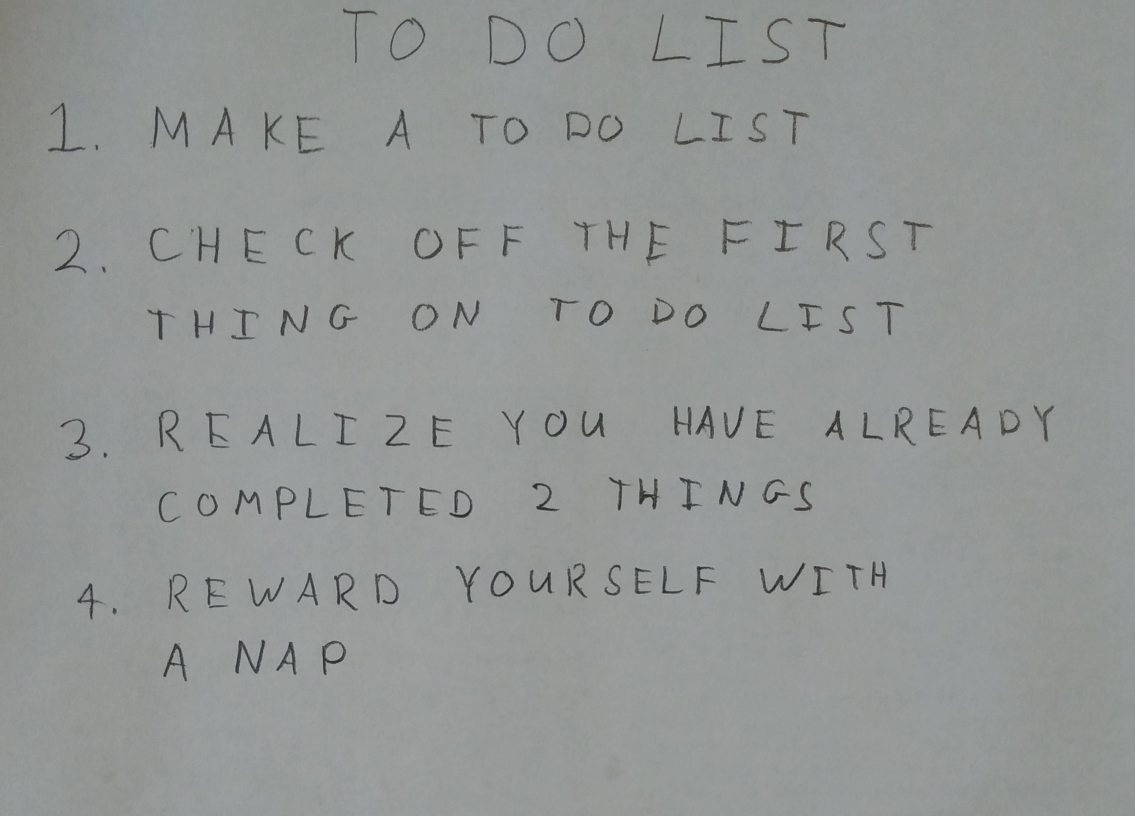
#> input picture NeuralNetworkRecognition/images/01_list.jpg, 2270 x 1631 px, found by its file name (shown at 1/2 size); its folder holds only this picture in this run
$ python run_q4.py
#> lines starting #> are read from the running program, lines starting #| are printed output that depends on the picture; after the words box and inside, x2 and y2 are one past the last pixel; in counts of white or black regions, pixels touching at a corner belong together
### NeuralNetworkRecognition/python/q4.py
import numpy as np

import skimage
import skimage.measure
import skimage.color
import skimage.restoration
import skimage.filters
import skimage.morphology
import skimage.segmentation

# takes a color image
# returns a list of bounding boxes and black_and_white image
def findLetters(image):
    bboxes = []
    bw = None

    # padding parameter
    padding = 10
    # De-noise first
    #image = skimage.restoration.denoise_bilateral(image, channel_axis=-1)
    # convert to grayscale
    gray = skimage.color.rgb2gray(image)
    # apply threshold
    thresh = skimage.filters.threshold_otsu(gray)
#> thresh = 0.45
    bw = skimage.morphology.closing(gray < thresh,skimage.morphology.square(6))
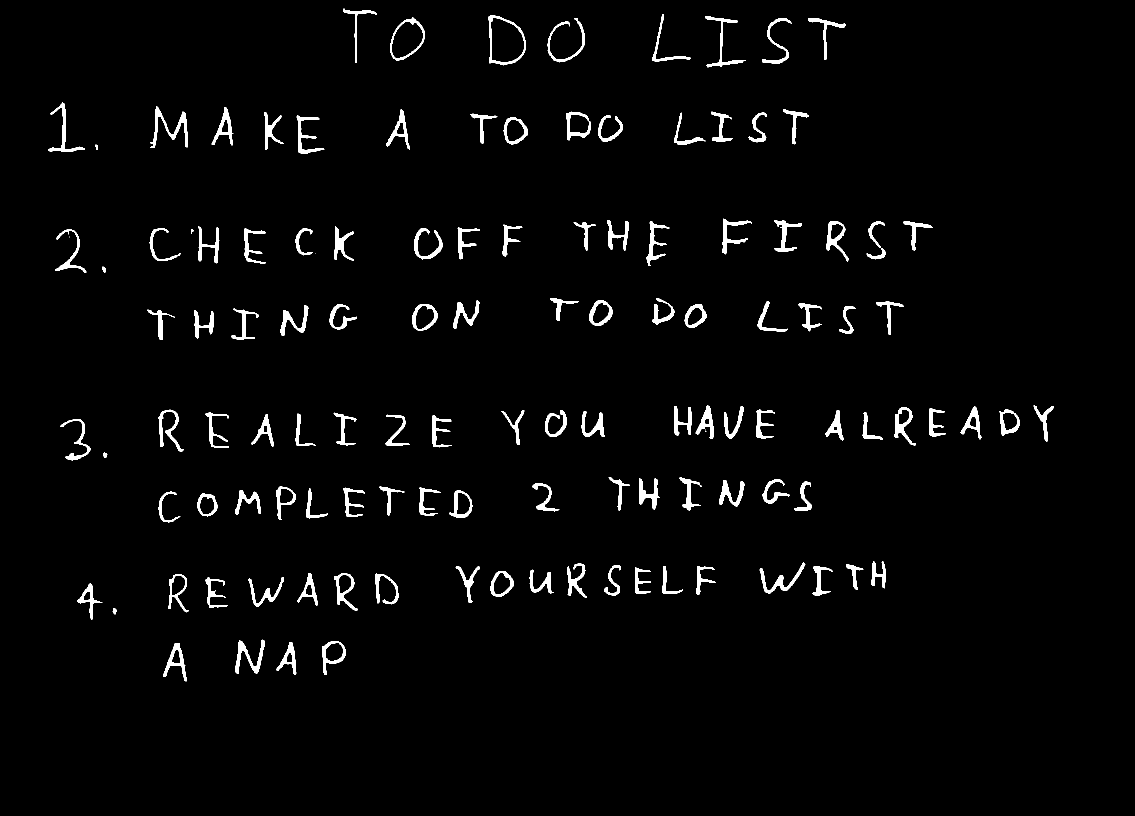
#> bw: shape (1631, 2270) bool (shown at 1/2 size); 2.5% white; 124 white regions (4 under 20 px), largest, box (x1, y1, x2, y2) and area: (301, 213, 376, 296) 1463, (471, 1279, 530, 1348) 1256, (977, 30, 1052, 131) 1184

    # dilation
    selem = skimage.morphology.square(5)
    bw = skimage.morphology.dilation(bw, selem)
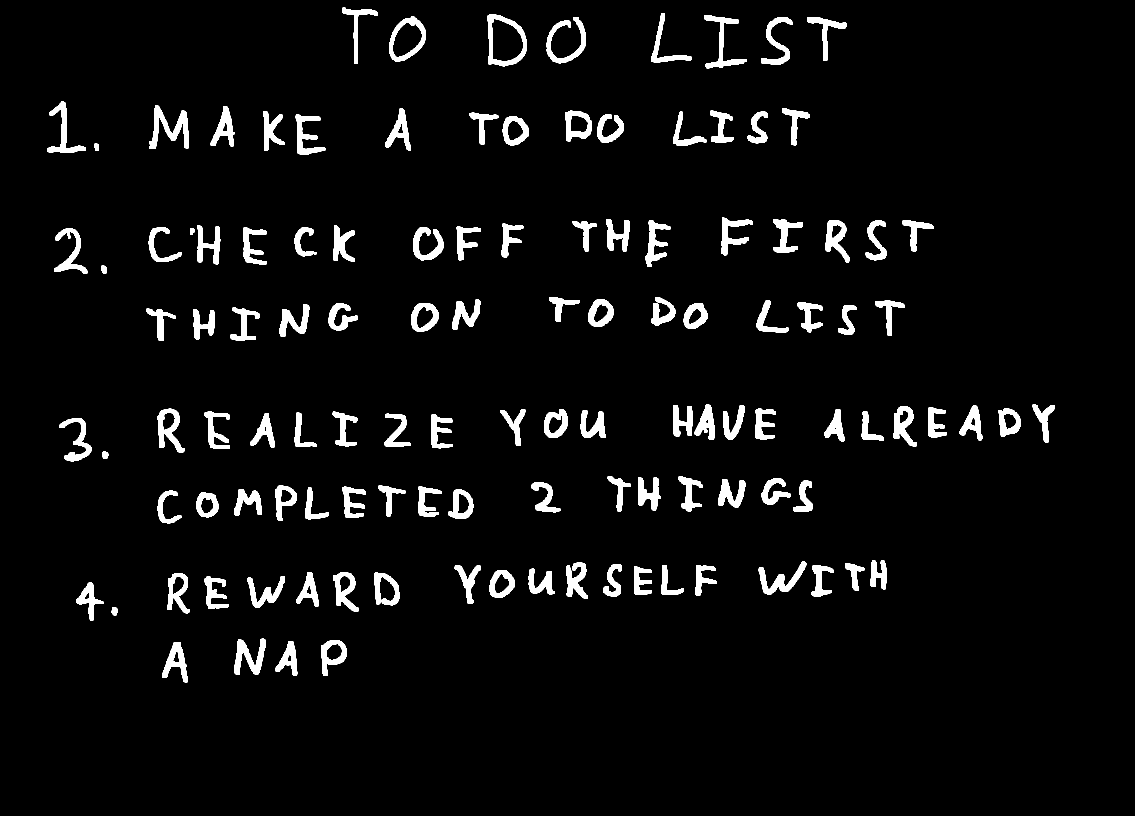
#> bw: shape (1631, 2270) bool (shown at 1/2 size); 4.7% white; 121 white regions, largest, box (x1, y1, x2, y2) and area: (299, 211, 378, 298) 2695, (975, 28, 1054, 133) 2520, (1093, 34, 1172, 127) 2228
#    bw = skimage.morphology.dilation(bw)
    # remove artifacts connected to image border
    cleared = skimage.segmentation.clear_border(bw)
    # label image regions
    label = skimage.measure.label(cleared)
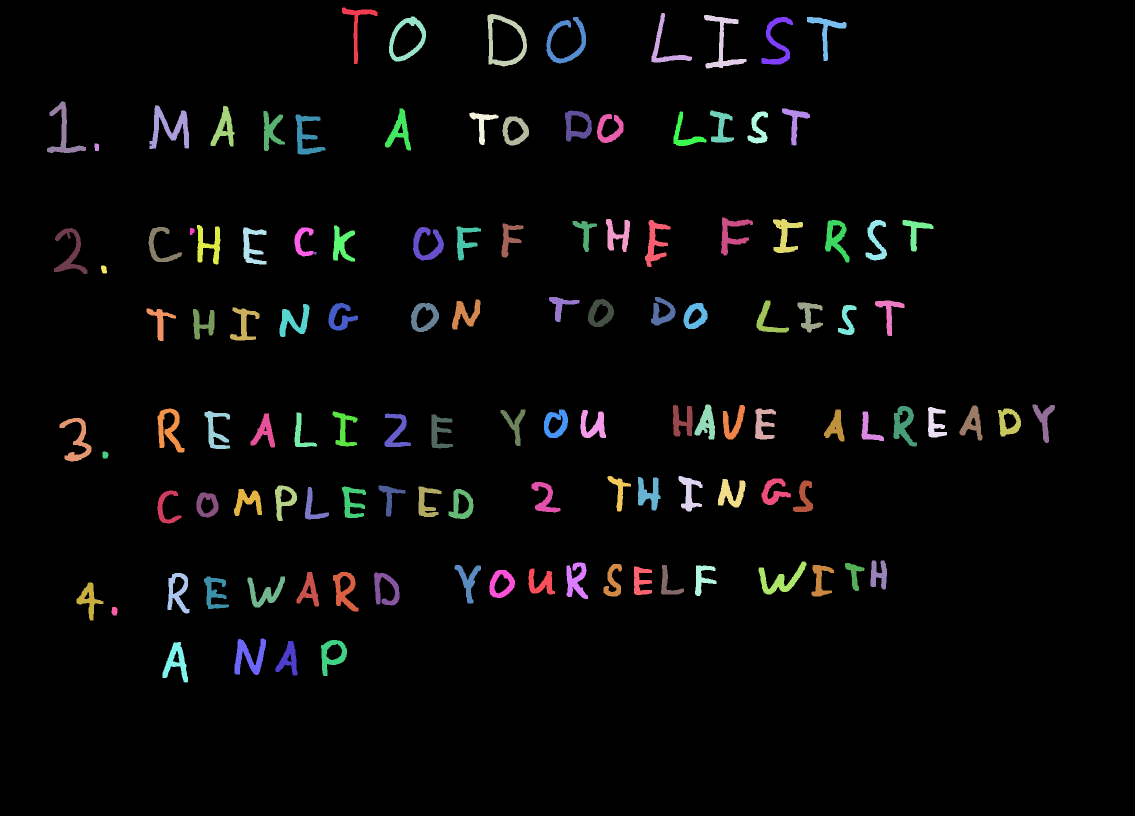
#> label: shape (1631, 2270) int32 (shown at 1/2 size); 122 distinct labels, from 0 to 121; one colour per label, 0 black
    bw = np.invert(bw).astype(int)
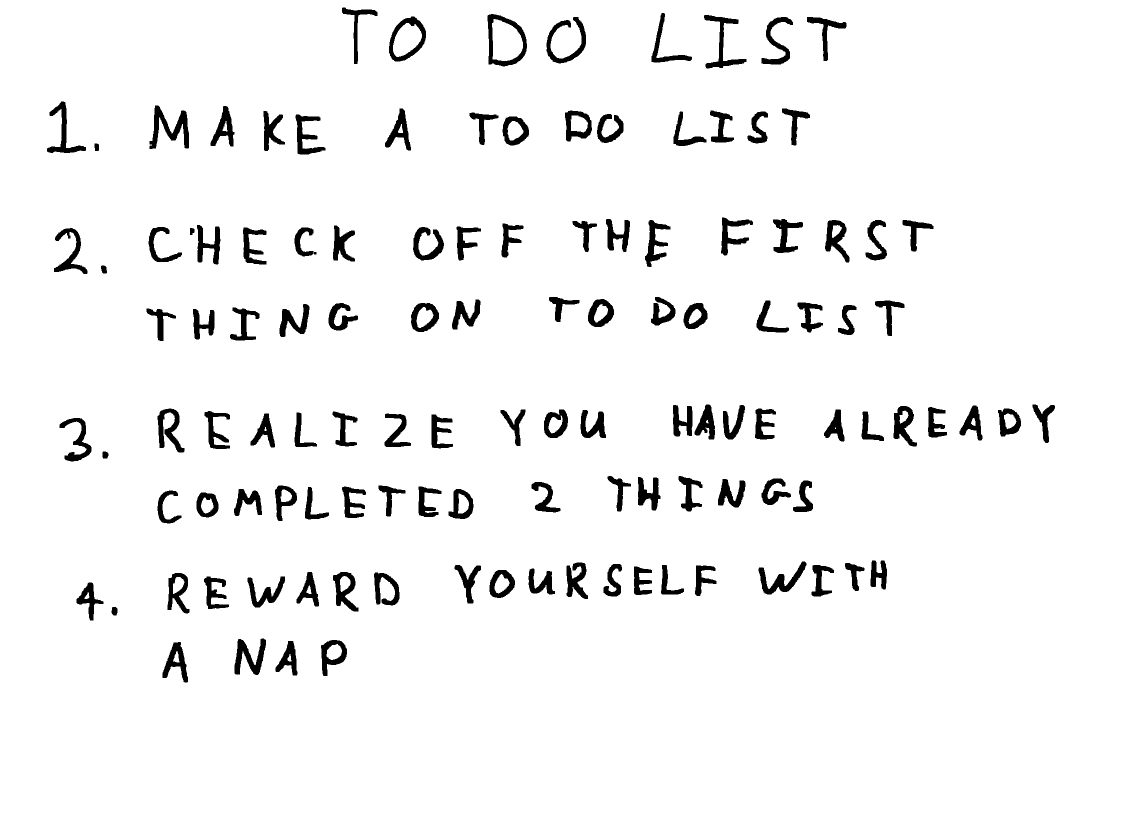
#> bw: shape (1631, 2270) int64 (shown at 1/2 size); values 0 (black) and 1 (white), 95.3% white; 121 black regions, largest, box (x1, y1, x2, y2) and area: (299, 211, 378, 298) 2695, (975, 28, 1054, 133) 2520, (1093, 34, 1172, 127) 2228

    # loop through each region and append bounding box to bboxes
    for region in skimage.measure.regionprops(label):
        if region.area >= 500:      # set region threshold to be 300
            # Get the bounding box of the region
            minr, minc, maxr, maxc = region.bbox

            # Apply padding to each side of the bounding box
            minr = max(minr - padding, 0)
            minc = max(minc - padding, 0)
            maxr = min(maxr + padding, image.shape[0])
            maxc = min(maxc + padding, image.shape[1])

            # Create a larger bounding box with padding
            padded_box = [minr, minc, maxr, maxc]
            bboxes.append(padded_box)
#> this loop made 121 passes
#> (minr, minc, maxr, maxc) on passes 1 to 12: (5, 674, 138, 765), (16, 1293, 135, 1394), (18, 965, 143, 1064), (20, 1398, 147, 1503), (23, 768, 133, 862), (24, 1083, 137, 1182), (24, 1513, 139, 1596), (24, 1604, 132, 1703), (193, 84, 316, 182), (201, 289, 308, 388), (202, 411, 303, 479), (207, 760, 311, 832)

    return bboxes, bw

### NeuralNetworkRecognition/python/run_q4.py
import os
import numpy as np
import matplotlib.pyplot as plt
import matplotlib.patches

import skimage
import skimage.measure
import skimage.color
import skimage.restoration
import skimage.io
import skimage.filters
import skimage.morphology
import skimage.segmentation

from nn import *
from q4 import *
# do not include any more libraries here!
# no opencv, no sklearn, etc!
import warnings
warnings.simplefilter(action='ignore', category=FutureWarning)
warnings.simplefilter(action='ignore', category=UserWarning)

for img in os.listdir("images"):
    im1 = skimage.img_as_float(skimage.io.imread(os.path.join("images", img)))
    bboxes, bw = findLetters(im1)

    plt.imshow(bw)
    for bbox in bboxes:
        minr, minc, maxr, maxc = bbox
        rect = matplotlib.patches.Rectangle(
            (minc, minr),
            maxc - minc,
            maxr - minr,
            fill=False,
            edgecolor="red",
            linewidth=2,
        )
        plt.gca().add_patch(rect)
#> this loop made 115 passes
    plt.show()
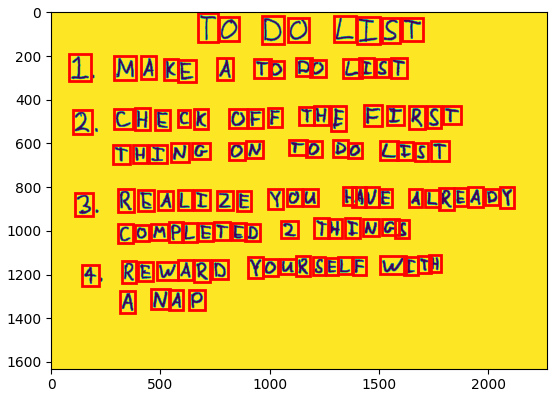
#> figure drawn by matplotlib, 1 panel

    # find the rows using..RANSAC, counting, clustering, etc.
    # initialize row list
    row = []
    for i in range(len(bboxes)):
        minr, minc, maxr, maxc = bboxes[i]
        row.append(minr)
#> this loop made 115 passes

    #start with first row and move on to the next if the difference is greater than some threshold
    num_row = 0
    last_row = row[0]
    lines = []
    m = 0
    for j in range(len(row)):
        if row[j] - last_row > 100: # set threshold to be 100
            each_line = bboxes[m:j] # get the bounding boxes in each row
            num_row += 1            # move to next row
            lines.append(each_line) # append the bounding boxes in each row
            m = j                   # start from the next row
        if j == len(row)-1:         # for the last row
            lines.append(bboxes[m:j])
        last_row = row[j]           # update last row
    num_row = num_row+1             # number of rows is +1

    # load the weights
    # run the crops through your neural network and print them out
    import pickle
    import string

    letters = np.array(
        [_ for _ in string.ascii_uppercase[:26]] + [str(_) for _ in range(10)]
    )
#> (the run stopped early here; a loop or call above may not have finished)
